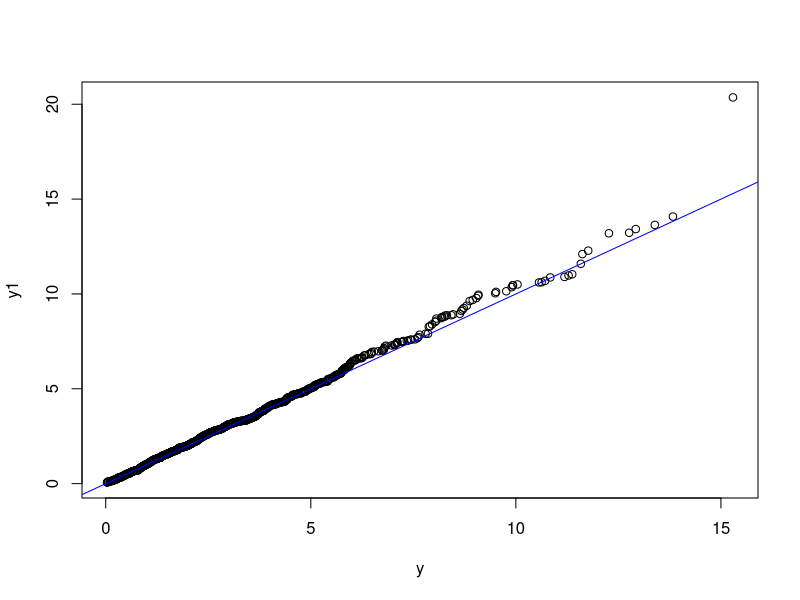
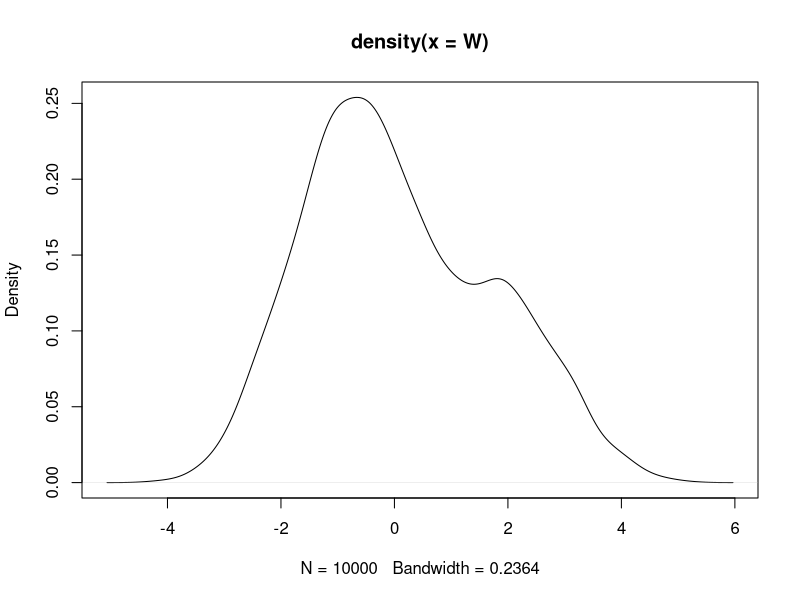
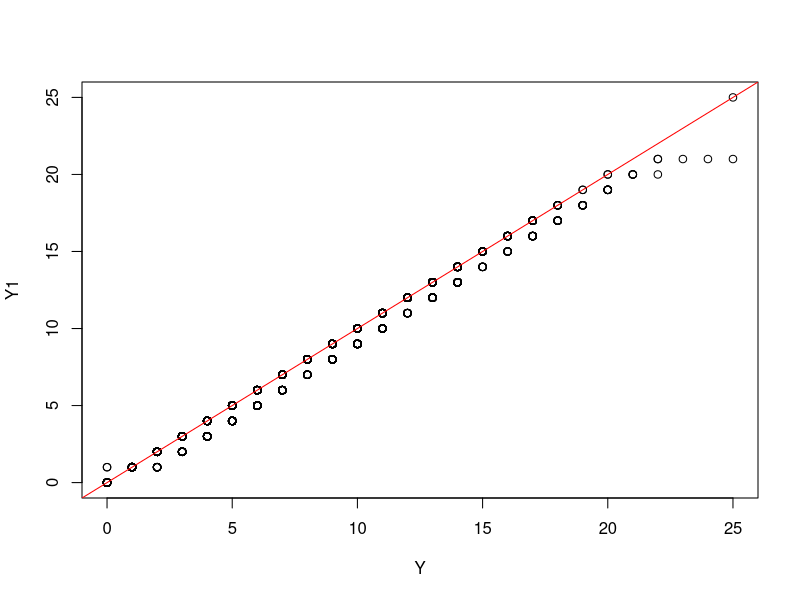

R code for these plots, in order:
### page 3 ###
### here i will cheat and use rnorm to generate standard normal. If you are using uniform, then you can get normal from Box-Muller transformation
n <- 1000
k <- 3
A <- matrix(rnorm(n*k),ncol=k)
y <- apply(A^2,1,sum)

###compare with rchisq
y1 <- rchisq(n,k)
qqplot(y,y1)
abline(0,1,col='blue')

### page 5 ###
Y <- sample(1:3,10000,prob=c(0.2,0.5,0.3),replace=TRUE)
W <- rep(NA,10000) ### this will store the random variable from the mixture distribution
W[Y==1] <- rnorm(length(which(Y==1)),0,1)
W[Y==2] <- rnorm(length(which(Y==2)),-1,1)
W[Y==3] <- rnorm(length(which(Y==3)),2,1)
plot(density(W))

### page 6 ###
n <- 10000
p <- 0.4
r <- 10
lambda1 <- rgamma(n,shape=r,rate=(1-p)/p)
Y <- rpois(n,lambda1)
### Y follows negative binomial ###
m <- p*r/(1-p) 
Y1 <- rnbinom(n,mu=m,size=r) ## check with the build in negative binomial in R, note that the parametrization in rnbinom is slightly different from the formula on page 6
qqplot(Y,Y1)
abline(0,1,col='red')
### alternatively, you can also use rnegbin in library(MASS)
#library(MASS)
#rnegbin()

### page 10 ###
Sigma <- matrix(c(2,1,1,1,2,1,1,1,2),nrow=3)
evD <- eigen(Sigma,symmetric=TRUE)
Lamda.mat <- diag(evD$values)
P <- evD$vectors
Q <- P%*%sqrt(Lamda.mat)%*%t(P)

mu <- c(0,0,0)
n <- 10000
d <- length(mu)
Z <- matrix(rnorm(n*d),nrow=n)
J <- matrix(1,nrow=n,ncol=1)
X <- Z%*%Q+J%*%mu

### checking the estimated mean ###
apply(X,2,mean)
cov(X)

### page 12 ###
Sigma <- matrix(c(2,1,1,1,2,1,1,1,2),nrow=3)
Q <- chol(Sigma)

mu <- c(0,0,0)
n <- 10000
d <- length(mu)
Z <- matrix(rnorm(n*d),nrow=n)
J <- matrix(1,nrow=n,ncol=1)
X <- Z%*%Q+J%*%mu

### checking the estimated mean ###
apply(X,2,mean)
cov(X)

### checking run time to show that cholesky decomposition is more efficient
system.time(chol(Sigma))
system.time(eigen(Sigma,symmetric=TRUE))

